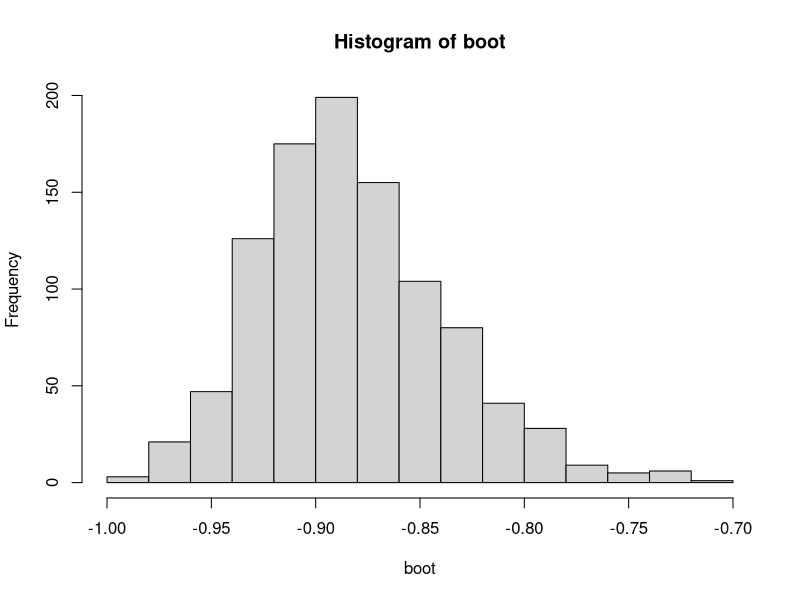
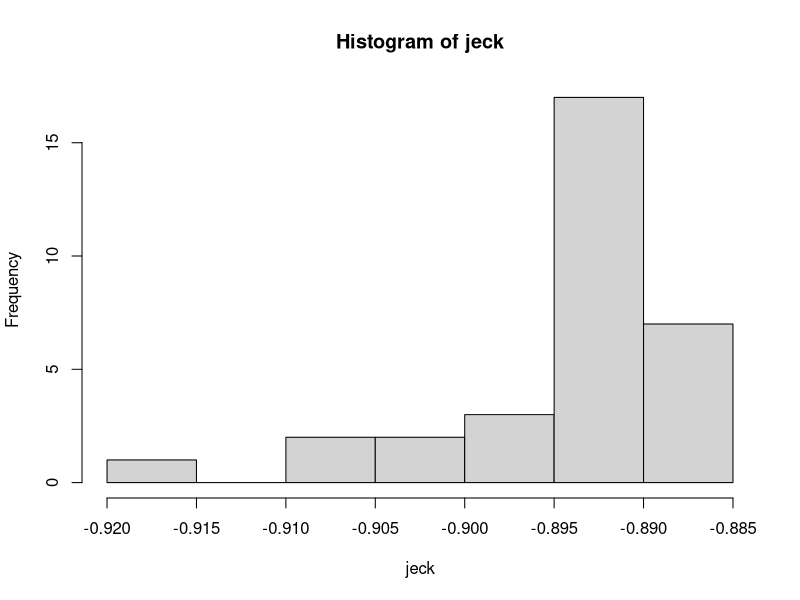

R code for these plots, in order:
## ---- chunk 1
library(datasets)
library(knitr)
## ---- chunk 2
df <- OrchardSprays
kable(head(df))
## ---- chunk 3
str(df)
## ---- chunk 4
popA <- df[df$treatment == "A",]
kable(popA)
## ---- chunk 5
popB <- df[df$treatment == "B",]
kable(popB)
## ---- chunk 6
t.test(popA$decrease, popB$decrease, alternative = "less", mu = 2.8, var.equal = TRUE)
## ---- chunk 7
popcdfh <- dplyr::filter(df, treatment %in% c("C", "D", "F", "H"))
kable(popcdfh)
## ---- chunk 8
res.anova <- aov(decrease ~ treatment, data = popcdfh)
summary(res.anova)
## ---- chunk 9
TukeyHSD(res.anova)
## ---- chunk 10
car <- mtcars
kable(dplyr::sample_n(car, 7))
## ---- chunk 11
shapiro.test(car$mpg)
## ---- chunk 12
shapiro.test(car$hp)
## ---- chunk 13
boot <- NULL
iter <-  1000
for (i in 1:iter) {
      my_sample <- dplyr::sample_n(car, size = nrow(car), replace = TRUE)
      boot[i] <- cor(my_sample$mpg, my_sample$hp, method = "spearman")
}

cor.boot <- mean(boot)
cor.boot
## ---- chunk 14
cor(car$mpg, car$hp, method = "spearman")
## ---- chunk 15
ci <- quantile(boot, c(0.1, 0.9))
ci
## ---- chunk 16
hist(boot)
## ---- chunk 17
jeck <- NULL
for (i in 1:nrow(car)) {
      my_sample <- car[-i, ]
      jeck[i] <- cor(my_sample$mpg, my_sample$hp, method = "spearman")
}

cor.jeck <- mean(jeck)
cor.jeck
## ---- chunk 18
ci_jeck <- quantile(jeck, c(0.1, 0.9))
ci_jeck
## ---- chunk 19
hist(jeck)
## ---- chunk 20
data.ruta <- matrix(c(100, 434, 79,
                    151, 0, 0,
                    71, 10, 0,
                    3776, 7335, 2088,
                    5070, 2726, 1253,
                    2901, 224, 19,
                    85, 73, 51,
                    0, 30, 0,
                    35, 0, 0,
                    270, 326, 194,
                    266, 502, 164,
                    339, 0, 0),
                  ncol = 3,
                  byrow = TRUE,
                  dimnames = list(" " = c("TMBPBukanPert", "TMBPPert", "TMBPLain", "TMPBukanPert", "TMPPert", "TMPLain", "MBPBukanPert", "MBPPert", "MBPLain", "MPBukanPert", "MPPert", "MPLain"),
                                  "Kuintil Pendapatan" = c("40% Terbawah", "40% Menengah", "20% Teratas")))
kable(data.ruta)
## ---- chunk 21
stat.kem <- matrix(c(sum(rowSums(data.ruta[1:6,])),
                     sum(rowSums(data.ruta[7:12,]))),
                   dimnames = list("Status Kemiskinan" = c("Miskin", "Tidak Miskin"),
                                     "Jumlah"))
kable(stat.kem)
## ---- chunk 22
chisq.test(stat.kem)
## ---- chunk 23
prop.test(stat.kem[1], sum(stat.kem), p = 0.5, correct = FALSE)
## ---- chunk 24
kui.pen <- matrix(c(colSums(data.ruta)),
                   dimnames = list("Kuintil Pendapatan" = c("40% Terbawah", "40% Menengah", "20% Teratas"),
                                    "Jumlah"))
kable(kui.pen)
## ---- chunk 25
chisq.test(kui.pen)
